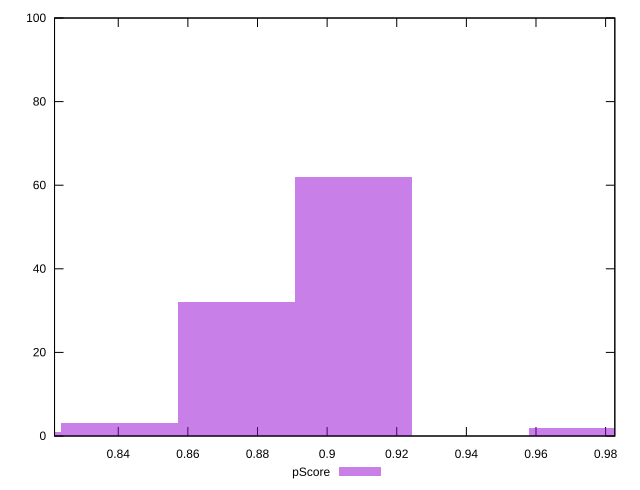

gnuplot code for this plot:
reset

$pScore <<EOF
0.9747689076781717 2
0.8739307448149126 32
0.9075434657693323 62
0.8403180238604929 3
0.8067053029060731 1
EOF

set key outside below
set boxwidth 0.033612720954419716
set xrange [0.821695891391382:0.9826442363466058]
set yrange [0:100]
set trange [0:100]
set style fill transparent solid 0.5 noborder
set terminal svg size 640, 490 enhanced background rgb 'white'
set output "reprap/total-blocking-time/samples/pages+cached/pScore/histogram.svg"

plot $pScore title "pScore" with boxes

reset
